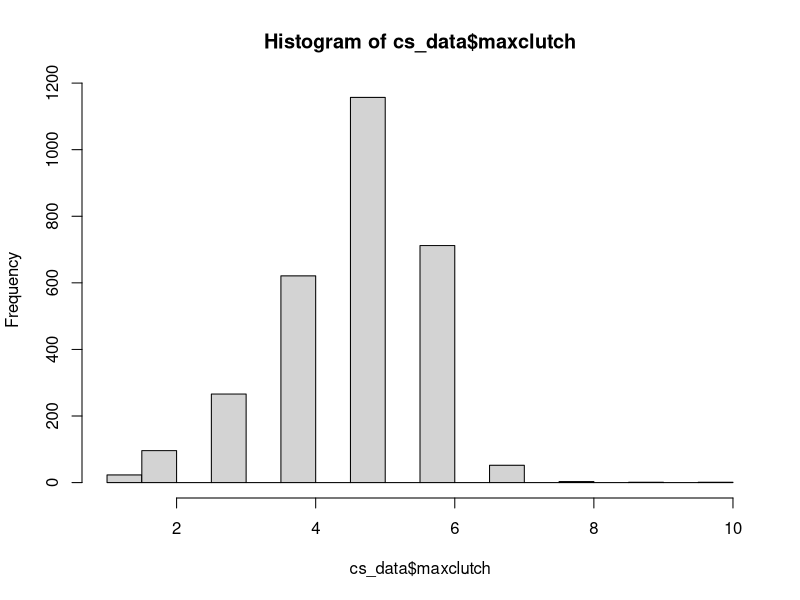
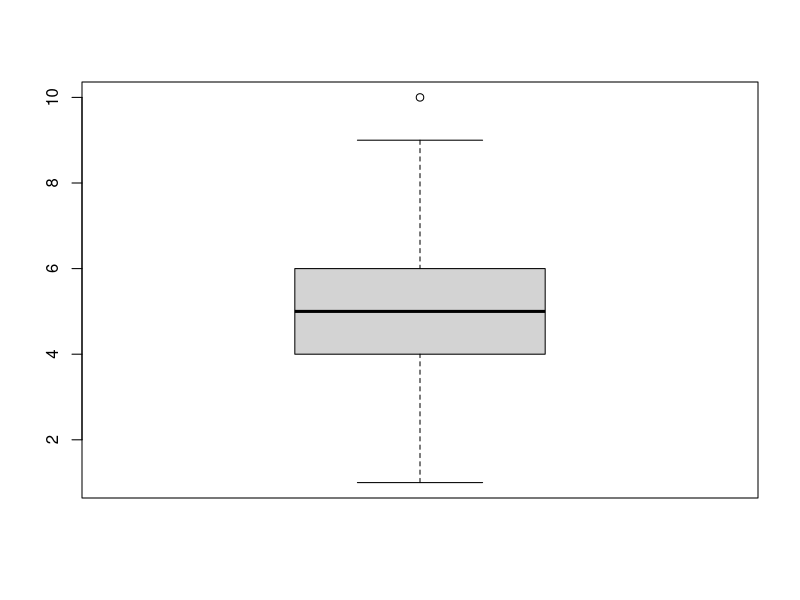
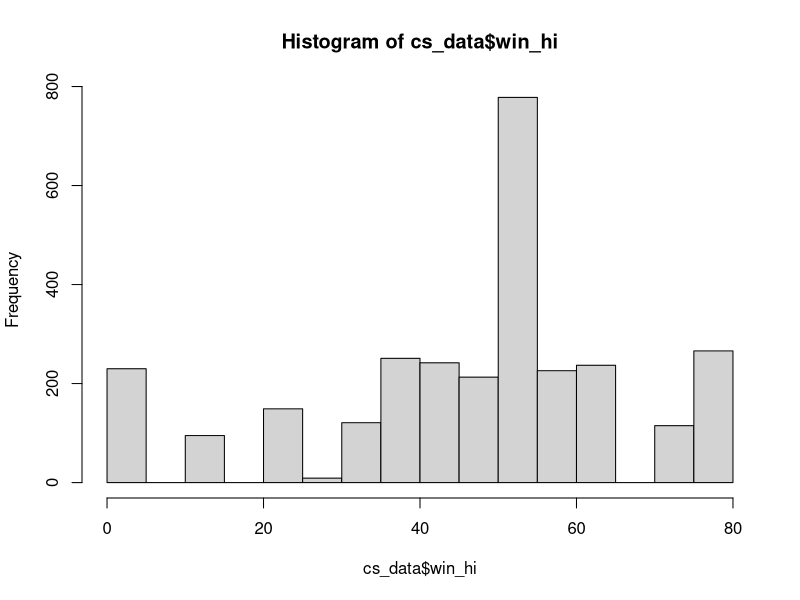
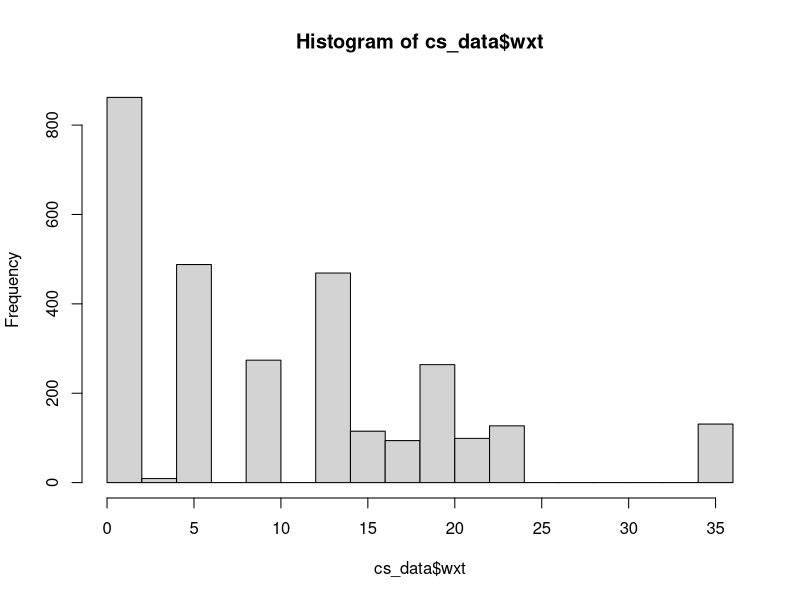
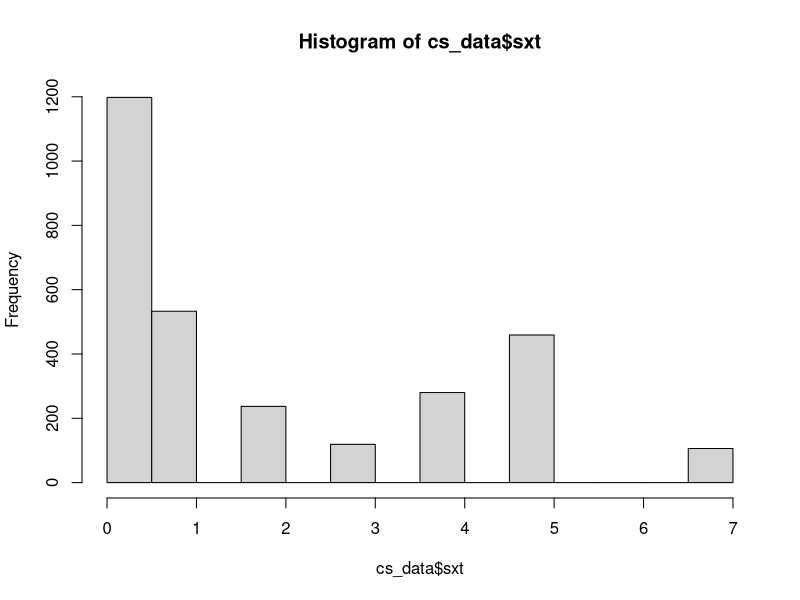
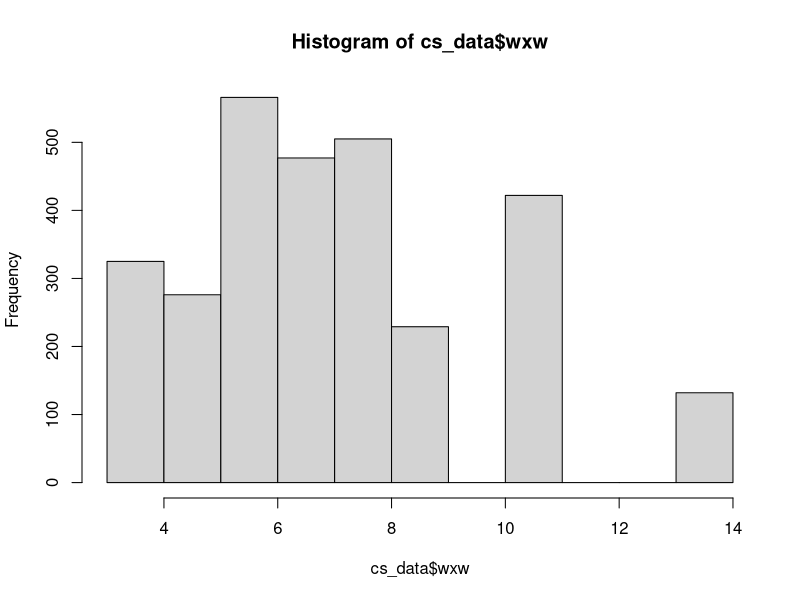
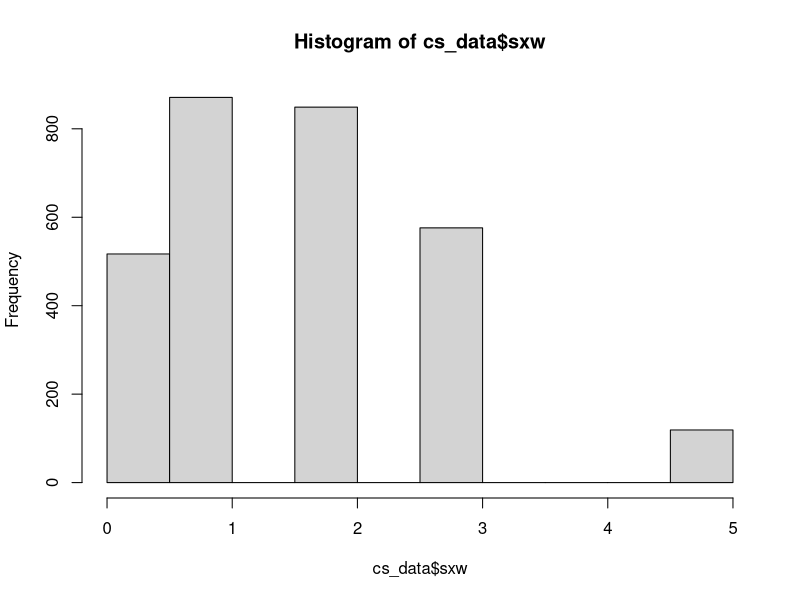
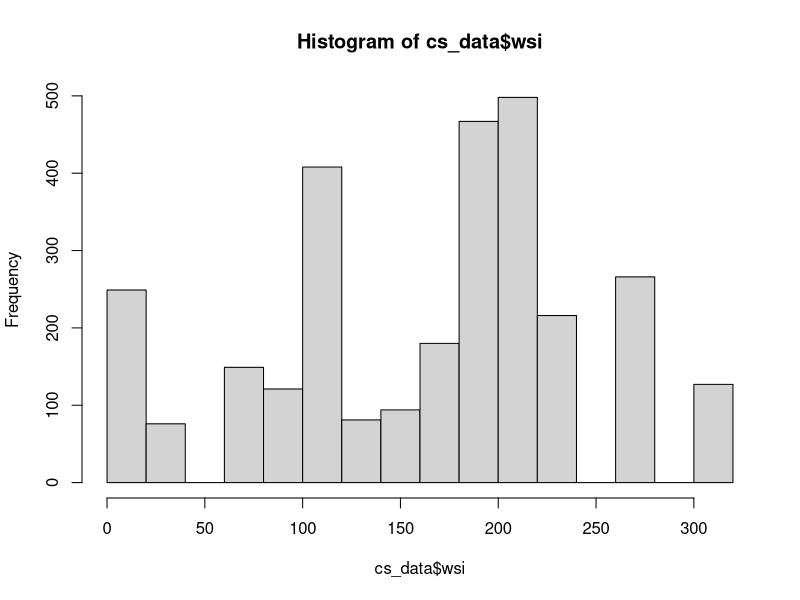

R code for these plots, in order: (Note: this script raises an error after producing the figures.)
# Fit mixed effects models for clutch size

# Load Packages
library(lme4) #used for modeling mixed effects models
library(data.table) #for easy data manipulation and visuals
library(optimx) #another method for optimzation in model fitting
library(plotrix) #can use to get standard error
library(merTools)
library(ggeffects)
library(ggplot2)
library(dplyr)

# Load data
cs_data <- read.csv("clutch_size/data/clutch_wx.csv", header = TRUE)
head(cs_data)
summary(cs_data)

# Remove nest with 34 eggs
cs_data <- cs_data[!(cs_data$maxclutch == "34"),]
summary(cs_data)

# Make sure site and year are factor variables
is.factor(cs_data$site)
cs_data$site <- as.factor(cs_data$site)
is.factor(cs_data$site)

is.factor(cs_data$year)
cs_data$year <- as.factor(cs_data$year)
is.factor(cs_data$year)

# Visualize data
hist(cs_data$maxclutch)
boxplot(cs_data$maxclutch)
hist(cs_data$win_hi)
hist(cs_data$wxt)
hist(cs_data$sxt)
hist(cs_data$wxw)
hist(cs_data$sxw)
hist(cs_data$wsi)
head(cs_data)

# Frequencies of each clutch size
clutch_freq <- table(cs_data$maxclutch)
print(clutch_freq)

# Standardize variables
#cs_data$cwin_hi <- cs_data$win_hi - mean(cs_data$win_hi)
cs_data$swin_hi <- scale(cs_data$win_hi, center = TRUE, scale = TRUE) #standardized, to center only set scale=FALSE
# 
#cs_data$cwsi <- cs_data$wsi - mean(cs_data$wsi)
cs_data$swsi <- scale(cs_data$wsi, center = TRUE, scale = TRUE) #standardized
#
cs_data$sInit <- scale(cs_data$Init, center = TRUE, scale = TRUE) #standardized

head(cs_data)

####################################### 
# Make a graph to visualize data to see if there are any outliers
### 
ggplot(cs_data, aes(x = maxclutch)) +
  geom_histogram(binwidth = 1, color = "black", fill = "skyblue") +
  geom_text(stat = 'bin', aes(label = ..count..), vjust = -0.5, binwidth = 1) +
  theme_minimal()

### the nest with 10 eggs have 5 nopi eggs. Change the value to 5 from nest JKL036
cs_data <- cs_data %>%
  mutate(maxclutch = ifelse(Nest == "JKL036", 5, maxclutch))

# check data summary
summary(cs_data)

### TLM062 has 8 eggs, but notes say 4 spri and 4 coei. change maxclutch value to 4 from 8.
cs_data <- cs_data %>%
  mutate(maxclutch = ifelse(Nest == "TLM062", 4, maxclutch))

### 18-MWM037 has 8 eggs, and that one egg was dump egg. change maxclutch value to 7
cs_data <- cs_data %>%
  mutate(maxclutch = ifelse(Nest == "18-MWM037", 7, maxclutch))

# Frequencies of each clutch size
clutch_freq <- table(cs_data$maxclutch)
print(clutch_freq)


### Graph again
ggplot(cs_data, aes(x = maxclutch)) +
  geom_histogram(binwidth = 1, color = "black", fill = "skyblue") +
  geom_text(stat = 'bin', aes(label = ..count..), vjust = -0.5, binwidth = 1) +
  theme_minimal()

##############################################################################


# Fit mixed effect models
# maxclutch ~ 1
c1 <- glmer(maxclutch ~ 1 + (1|year), data = cs_data,
           family = poisson(link = "log"))
summary(c1)
# get output
loglike <- logLik(c1)[1]
beta_c1 <- coef(summary(c1))[ ,"Estimate"]
k <- length(beta_c1)
model <- "null"

# summary of model fit
c1.sum <- summary(c1)
print(c1.sum, digits=3)


# maxclutch ~ sxt + sxw + Win_Hi + Init + site + (1|year)
c2 <- glmer(maxclutch ~ sxt + sxw + swin_hi + sInit + site + (1|year), 
            data = cs_data, family = poisson(link = "log")) #Peterson & Douglas
summary(c2)
loglike <- append(loglike, logLik(c2)[1])
beta_c2 <- coef(summary(c2))[ ,"Estimate"]
k <- append(k, length(beta_c2))
model <- append(model, "sxt+sxw+win_hi+init+site")

# summary of model fit
c2.sum <- summary(c2)
print(c2.sum, digits=3)
plot(ranef(c2)) #QQ plot
plot(c2)

logLik(c2)
AIC(c2)


# maxclutch ~ sxt + sxw + Win_Hi + I(Win_Hi^2) + Init + site + (1|year)
c3 <- glmer(maxclutch ~ sxt + sxw + swin_hi + I(swin_hi^2) + sInit + site + (1|year), 
            data = cs_data, family = poisson(link = "log")) #Peterson & Douglas
summary(c3)
loglike <- append(loglike, logLik(c3)[1])
beta_c3 <- coef(summary(c3))[ ,"Estimate"]
k <- append(k, length(beta_c3))
model <- append(model, "sxt+sxw+win_hi+win_hi2+init+site")

# summary of model fit
c3.sum <- summary(c3)
print(c3.sum, digits=3)
plot(ranef(c3))



# maxclutch ~ wsi + Init + site + (1|year)
c4 <- glmer(maxclutch ~ swsi + sInit + site + (1|year), 
            data = cs_data, family = poisson(link = "log")) #Paul Flint
summary(c4)
loglike <- append(loglike, logLik(c4)[1])
beta_c4 <- coef(summary(c4))[ ,"Estimate"]
k <- append(k, length(beta_c4))
model <- append(model, "wsi+init+site")

# summary of model fit
c4.sum <- summary(c4)
print(c4.sum, digits=3)
plot(ranef(c4))




# maxclutch ~ Win_Hi + I(Win_Hi^2) + Init + site + (1|year)
c5 <- glmer(maxclutch ~ swin_hi + I(swin_hi^2) + sInit[,1] + site + (1|year), 
            data = cs_data, family = poisson(link = "log")) #Katie Christie
summary(c5)
loglike <- append(loglike, logLik(c5)[1])
beta_c5 <- coef(summary(c5))[ ,"Estimate"]
k <- append(k, length(beta_c5))
model <- append(model, "win_hi+win_hi2+init+site")

# summary of model fit
c5.sum <- summary(c5)
print(c5.sum, digits=3)
plot(ranef(c5))



# maxclutch ~ Win_Hi + Init + site + (1|year)
c6 <- glmer(maxclutch ~ swin_hi + sInit + site + (1|year), 
            data = cs_data, family = poisson(link = "log")) #Paul Flint
summary(c6)
loglike <- append(loglike, logLik(c6)[1])
beta_c6 <- coef(summary(c6))[ ,"Estimate"]
k <- append(k, length(beta_c6))
model <- append(model, "win_hi+init+site")

# summary of model fit
c6.sum <- summary(c6)
print(c6.sum, digits=3)
plot(ranef(c6))



# AICc Model Selection

# Create AICc table
table <- data.frame(model)
table$LL <- loglike
table$neg2LL <- loglike*-2 #calculate negative 2 loglikelihood from log likelihood
table$n <- nrow(cs_data) #number of observations
table$k <- k+2 #add 2 parameters for the random year effect and the residual estimate
table$AIC <- table$neg2LL + (2*table$k) #calculate AIC (not corrected for small sample)
table$AICc <- table$AIC + ((2*table$k^2+2*table$k)/(table$n-table$k-1)) #calculate AICc
table$AICcmin <- min(table$AICc) #find smallest AIC value
table$deltaAICc <- table$AICc-table$AICcmin #calculate difference between smallest AIC and each AICc
table$odds <- exp(-0.5*table$deltaAICc) #calculate model odds, need for model weights
summodds <- sum(table$odds) #summary model odds
table$AICcwt <- table$odds/summodds #calculate AICc model weights=strength of support for each
print(table, digits=2) 




# Save model oupput to output folder
# Write the results output into excel (csv)
clutch_model_table_2 <- table
write.csv(clutch_model_table_2, "clutch_size/output/clutch_model_table_2.csv")



###Get mean clutch size and standard errors for both sites
kig_csdata <- cs_data[cs_data$site == "kig",]
utq_csdata <- cs_data[cs_data$site == "utq",]
mean(kig_csdata$maxclutch) #4.8
mean(utq_csdata$maxclutch) #4.2

# Activate package
library(plotrix) #used to get standard error
std.error(kig_csdata$maxclutch) #0.021
std.error(utq_csdata$maxclutch) #0.11
aggregate(maxclutch ~ site, data = cs_data, FUN = mean) # get the mean for two sites from main data
klci <- mean(kig_csdata$maxclutch) - 1.96*std.error(kig_csdata$maxclutch) #4.75
kuci <- mean(kig_csdata$maxclutch) + 1.96*std.error(kig_csdata$maxclutch) #4.83

ulci <- mean(utq_csdata$maxclutch) - 1.96*std.error(utq_csdata$maxclutch) #4.01
uuci <- mean(utq_csdata$maxclutch) + 1.96*std.error(utq_csdata$maxclutch) #4.46




mean(cs_data$maxclutch) #4.76
std.error(cs_data$maxclutch) #0.0208
lci <- mean(cs_data$maxclutch) - 1.96*std.error(cs_data$maxclutch) #4.72
uci <- mean(cs_data$maxclutch) + 1.96*std.error(cs_data$maxclutch) #4.80

# Get overall mean
m_clutch <- mean(cs_data$maxclutch) #4.76
# get sample size
n <- length(cs_data$maxclutch) #2861
# find standard deviation
st.dev <- sd(cs_data$maxclutch)
# get standard error
st.error <- st.dev/sqrt(n)
alpha = 0.05
deg_of_free <- n-1
t_score <- qt(p = alpha/2, df = deg_of_free, lower.tail = F)
mar_of_error <- t_score*st.error
lower_bound <- m_clutch - mar_of_error
upper_bound <- m_clutch + mar_of_error


# Average clutch sizes per year
aggregate(maxclutch ~ year, data = cs_data, FUN = mean) # get mean clutch size for each year both sites combined

# average clutch sizes per year at each site
kig_eggs <- aggregate(maxclutch ~ year, data = kig_csdata, FUN = mean)
utq_eggs <- aggregate(maxclutch ~ year, data = utq_csdata, FUN = mean)

plot(kig_eggs$year, kig_eggs$maxclutch)
library(ggplot2)
ggplot(kig_eggs, aes(x = year, y = maxclutch)) +
  geom_point() +
  theme(axis.text.x = element_text(angle = 40, hjust = 1))


############# TOP MODEL #########################
# c6 <- glmer(maxclutch ~ swin_hi + sInit + site + (1|year)
################################################

# Get confidence intervals from the top model (c6)
# winter ice days (swin_hi)
# beta = 0.03517
# std. error = 0.01995
win_ice_upper <- 0.03517 + 1.96*0.01995 #0.074
win_ice_lower <- 0.03517 - 1.96*0.01995 #-0.003
# the CIs overlap zero, is this important? No?

# initiation date (sInit)
# beta = -0.07582
# std. error = 0.01237
init_upper <- (-0.07582) + (1.96*0.01237) #-0.0515
init_lower <- (-0.07582) - (1.96*0.01237) #0.-0.1000

summary(c6)

# exponentiate the fixed effects coefficients to get rates on natural scale
exp(fixef(c6)) # get the beta estimates on Probability scale
exp(-0.07582) # the above code worked.
# get the CI for the fixed effects (log scale)
confint(c6)
exp(confint(c6)) # get the CI for the fixed effects (probability scale) 

confint.merMod(c6)



###############################################################################

# Graphing preparation


##################### TOP MODEL ###############################

# c6 <- glmer(maxclutch ~ swin_hi + sInit + site + (1|year)

################################################################


# first let's extract beta coefficients along with their 95% CIs
beta_coeff1 <- fixef(c6) # extract fixed effects
print(beta_coeff1)

conf_int1 <- confint(c6, method = "profile")
print(conf_int1)
conf_int1 <- conf_int1[-1, ]
print(conf_int1)

# combine beta coeff with CIs
results1 <- data.frame(
  Estimate = beta_coeff1,
  low.95 = conf_int1[, 1],
  up.95 = conf_int1[, 2]
)
print(results1)

#save beta coeff and ci
write.csv(results1, "clutch_size/output/model1_fixedeffects.csv")



### work on getting predicted values

#c6 <- glmer(maxclutch ~ swin_hi + sInit + site + (1|year)

####################################
############## sInit ###############
#####################################

predicted_mmm <- ggpredict(c6, terms = "sInit [min, mean, max]") # predict for min mean and max
write.csv(predicted_mmm, "clutch_size/output/predicted_min_mean_max_init.csv")


predicted_sInit <- ggpredict(c6, terms = c("sInit", "site")) # predict for both sites


### Change names and values in the data
colnames(predicted_sInit)[colnames(predicted_sInit) == "group"] <- "Site" # change 'group' to 'Site'
predicted_sInit$Site <- as.character(predicted_sInit$Site) # so we can change the names below
predicted_sInit$Site[predicted_sInit$Site == "kig"] <- "Kigigak Island"
predicted_sInit$Site[predicted_sInit$Site == "utq"] <- "Utqiaġvik"
predicted_sInit$Site <- as.factor(predicted_sInit$Site) # make it a factor variable again
write.csv(predicted_sInit, "clutch_size/output/predicted_init_site.csv")

ggplot(predicted_sInit, aes(x = x, y = predicted, color = Site, fill = Site)) + 
  geom_line() +
  geom_ribbon(aes(ymin = conf.low, ymax = conf.high, fill = Site), 
              alpha = 0.2) +
  geom_line() +
  labs(
    x = "Standardized Nest Initiation Date",
    y = "Predicted Clutch Size",
    color = "Site"
  ) +
  scale_color_manual(values = c("red","blue")) +
  theme_bw() + 
  theme(
    panel.grid.major = element_blank(),
    panel.grid.minor = element_blank()
  ) +
  theme(axis.title.x = element_text(size = 15)) +
  theme(axis.title.y = element_text(size = 15)) +
  theme(legend.position = "bottom")
ggsave("clutch_size/output/clutch_sInit.jpg", width = 7, height = 5, dpi = 600)



### work on getting predicted values

####################################
############## swin_hi ###############
#####################################

predicted_swin_hi_mmm <- ggpredict(c6, terms = "swin_hi [min, mean, max]") # predict for min mean and max
write.csv(predicted_swin_hi_mmm, "clutch_size/output/predicted_min_mean_max_swin_hi.csv")


predicted_swin_hi <- ggpredict(c6, terms = c("swin_hi", "site")) # predict for both sites


### Change names and values in the data
colnames(predicted_swin_hi)[colnames(predicted_swin_hi) == "group"] <- "Site" # change 'group' to 'Site'
predicted_swin_hi$Site <- as.character(predicted_swin_hi$Site) # so we can change the names below
predicted_swin_hi$Site[predicted_swin_hi$Site == "kig"] <- "Kigigak Island"
predicted_swin_hi$Site[predicted_swin_hi$Site == "utq"] <- "Utqiaġvik"
predicted_swin_hi$Site <- as.factor(predicted_swin_hi$Site) # make it a factor variable again
write.csv(predicted_swin_hi, "clutch_size/output/predicted_swin_hi_site.csv")

ggplot(predicted_swin_hi, aes(x = x, y = predicted, color = Site, fill = Site)) + 
  geom_line() +
  geom_ribbon(aes(ymin = conf.low, ymax = conf.high, fill = Site), 
              alpha = 0.2) +
  geom_line() +
  labs(
    x = "Standardized Winter Ice Days",
    y = "Predicted Clutch Size",
    color = "Site"
  ) +
  scale_color_manual(values = c("red","blue")) +
  theme_bw() + 
  theme(
    panel.grid.major = element_blank(),
    panel.grid.minor = element_blank()
  ) +
  theme(axis.title.x = element_text(size = 15)) +
  theme(axis.title.y = element_text(size = 15)) +
  theme(legend.position = "bottom")
ggsave("clutch_size/output/clutch_swin_hi.jpg", width = 7, height = 5, dpi = 600)







##################### 2nd RANKED MODEL #########################

# c4 <- glmer(maxclutch ~ swsi + sInit + site + (1|year)

################################################################


####################################
############## swsi ###############
#####################################

# first let's extract beta coefficients along with their 95% CIs
beta_coeff2 <- fixef(c4) # extract fixed effects
print(beta_coeff2)

conf_int2 <- confint(c4, method = "profile")
print(conf_int2)
conf_int2 <- conf_int2[-1, ]
print(conf_int2)

# combine beta coeff with CIs
results2 <- data.frame(
  Estimate = beta_coeff2,
  low.95 = conf_int2[, 1],
  up.95 = conf_int2[, 2]
)
print(results1)

#save beta coeff and ci
write.csv(results2, "clutch_size/output/model2_fixedeffects.csv")


predicted_swsi_mmm <- ggpredict(c4, terms = "swsi [min, mean, max]") # predict for min mean and max
write.csv(predicted_swsi_mmm, "clutch_size/output/predicted_min_mean_max_swsi.csv")


predicted_swsi <- ggpredict(c4, terms = c("swsi", "site")) # predict for both sites


### Change names and values in the data
colnames(predicted_swsi)[colnames(predicted_swsi) == "group"] <- "Site" # change 'group' to 'Site'
predicted_swsi$Site <- as.character(predicted_swsi$Site) # so we can change the names below
predicted_swsi$Site[predicted_swsi$Site == "kig"] <- "Kigigak Island"
predicted_swsi$Site[predicted_swsi$Site == "utq"] <- "Utqiaġvik"
predicted_swsi$Site <- as.factor(predicted_swsi$Site) # make it a factor variable again
write.csv(predicted_swsi, "clutch_size/output/predicted_swsi_site.csv")

ggplot(predicted_swsi, aes(x = x, y = predicted, color = Site, fill = Site)) + 
  geom_line() +
  geom_ribbon(aes(ymin = conf.low, ymax = conf.high, fill = Site), 
              alpha = 0.2) +
  geom_line() +
  labs(
    x = "Standardized Winter Ice Index",
    y = "Predicted Clutch Size",
    color = "Site"
  ) +
  scale_color_manual(values = c("red","blue")) +
  theme_bw() + 
  theme(
    panel.grid.major = element_blank(),
    panel.grid.minor = element_blank()
  ) +
  theme(axis.title.x = element_text(size = 15)) +
  theme(axis.title.y = element_text(size = 15)) +
  theme(legend.position = "bottom")
ggsave("clutch_size/output/clutch_wsi.jpg", width = 7, height = 5, dpi = 600)





##################### 3nd RANKED MODEL #########################

# c4 <- glmer(maxclutch ~ swsi + sInit + site + (1|year)

################################################################


####################################
############## 3rd ###############
#####################################

# maxclutch ~ sxt + sxw + Win_Hi + Init + site + (1|year)

# first let's extract beta coefficients along with their 95% CIs
beta_coeff3 <- fixef(c2) # extract fixed effects
print(beta_coeff3)

conf_int3 <- confint(c2, method = "profile")
print(conf_int3)
conf_int3 <- conf_int3[-1, ]
print(conf_int3)

# combine beta coeff with CIs
results3 <- data.frame(
  Estimate = beta_coeff3,
  low.95 = conf_int3[, 1],
  up.95 = conf_int3[, 2]
)
print(results3)

#save beta coeff and ci
write.csv(results3, "clutch_size/output/model3_fixedeffects.csv")

#### sxt

predicted_sxt_mmm <- ggpredict(c2, terms = "sxt [min, mean, max]") # predict for min mean and max
write.csv(predicted_sxt_mmm, "clutch_size/output/predicted_min_mean_max_sxt.csv")


predicted_sxt <- ggpredict(c2, terms = c("sxt", "site")) # predict for both sites


### Change names and values in the data
colnames(predicted_sxt)[colnames(predicted_sxt) == "group"] <- "Site" # change 'group' to 'Site'
predicted_sxt$Site <- as.character(predicted_sxt$Site) # so we can change the names below
predicted_sxt$Site[predicted_sxt$Site == "kig"] <- "Kigigak Island"
predicted_sxt$Site[predicted_sxt$Site == "utq"] <- "Utqiaġvik"
predicted_sxt$Site <- as.factor(predicted_sxt$Site) # make it a factor variable again
write.csv(predicted_sxt, "clutch_size/output/predicted_sxt_site.csv")

ggplot(predicted_sxt, aes(x = x, y = predicted, color = Site, fill = Site)) + 
  geom_line() +
  geom_ribbon(aes(ymin = conf.low, ymax = conf.high, fill = Site), 
              alpha = 0.2) +
  geom_line() +
  labs(
    x = "Spring Extreme Temp Days",
    y = "Predicted Clutch Size",
    color = "Site"
  ) +
  scale_color_manual(values = c("red","blue")) +
  theme_bw() + 
  theme(
    panel.grid.major = element_blank(),
    panel.grid.minor = element_blank()
  ) +
  theme(axis.title.x = element_text(size = 15)) +
  theme(axis.title.y = element_text(size = 15)) +
  theme(legend.position = "bottom")
ggsave("clutch_size/output/clutch_sxt.jpg", width = 7, height = 5, dpi = 600)




#### sxw

predicted_sxw_mmm <- ggpredict(c2, terms = "sxw [min, mean, max]") # predict for min mean and max
write.csv(predicted_sxw_mmm, "clutch_size/output/predicted_min_mean_max_sxw.csv")


predicted_sxw <- ggpredict(c2, terms = c("sxw", "site")) # predict for both sites


### Change names and values in the data
colnames(predicted_sxw)[colnames(predicted_sxw) == "group"] <- "Site" # change 'group' to 'Site'
predicted_sxw$Site <- as.character(predicted_sxw$Site) # so we can change the names below
predicted_sxw$Site[predicted_sxw$Site == "kig"] <- "Kigigak Island"
predicted_sxw$Site[predicted_sxw$Site == "utq"] <- "Utqiaġvik"
predicted_sxw$Site <- as.factor(predicted_sxw$Site) # make it a factor variable again
write.csv(predicted_sxw, "clutch_size/output/predicted_sxw_site.csv")

ggplot(predicted_sxw, aes(x = x, y = predicted, color = Site, fill = Site)) + 
  geom_line() +
  geom_ribbon(aes(ymin = conf.low, ymax = conf.high, fill = Site), 
              alpha = 0.2) +
  geom_line() +
  labs(
    x = "Spring Extreme Wind Days",
    y = "Predicted Clutch Size",
    color = "Site"
  ) +
  scale_color_manual(values = c("red","blue")) +
  theme_bw() + 
  theme(
    panel.grid.major = element_blank(),
    panel.grid.minor = element_blank()
  ) +
  theme(axis.title.x = element_text(size = 15)) +
  theme(axis.title.y = element_text(size = 15)) +
  theme(legend.position = "bottom")
ggsave("clutch_size/output/clutch_sxw.jpg", width = 7, height = 5, dpi = 600)






















### Plot mean clutch size for each year and site
mean_clutch <- cs_data %>%
  group_by(year, site) %>%
  summarise(mean_clutch = mean(maxclutch, na.rm = TRUE))

#scatterplot with connected lines
ggplot(mean_clutch, aes(x = year, y = mean_clutch, color = site, group = site)) +
  geom_line() +
  geom_point() +
  labs(
    x = "Year",
    y = "Mean Clutch Size"
  ) +
  scale_color_manual(values = c("red", "blue")) +
  theme_bw() + 
  theme(
    panel.grid.major = element_blank(),
    panel.grid.minor = element_blank()
  ) +
  theme(axis.text.x = element_text(angle = 40, hjust = 1)) +
  theme(axis.title.x = element_text(size = 15)) +
  theme(axis.title.y = element_text(size = 15)) +
  theme(legend.position = "bottom")
ggsave("clutch_size/output/meanclutch_year.jpg", width = 7, height = 5, dpi = 600)
#








# c6 <- glmer(maxclutch ~ swin_hi + sInit + site + (1|year),
summary(c6)
summary(cs_data)

# estimate clutch size at min max and mean values of init
#predict(c6, data.frame(sInit = -2.54588574, site = "kig", year = 2003))
#predictInterval(c6, data.frame(sInit = -2.545886, site = "kig", year = 2003))

#predict(c6, newdata = clutch_predictions, data.frame(
        #site = "kig",
       # year = 2003,
        #type = "response"))

##############################################




### 
ggplot(cs_data, aes(x = maxclutch)) +
  geom_histogram(binwidth = 1, color = "black", fill = "skyblue") +
  geom_text(stat = 'bin', aes(label = ..count..), vjust = -0.5, binwidth = 1) +
  theme_minimal()
